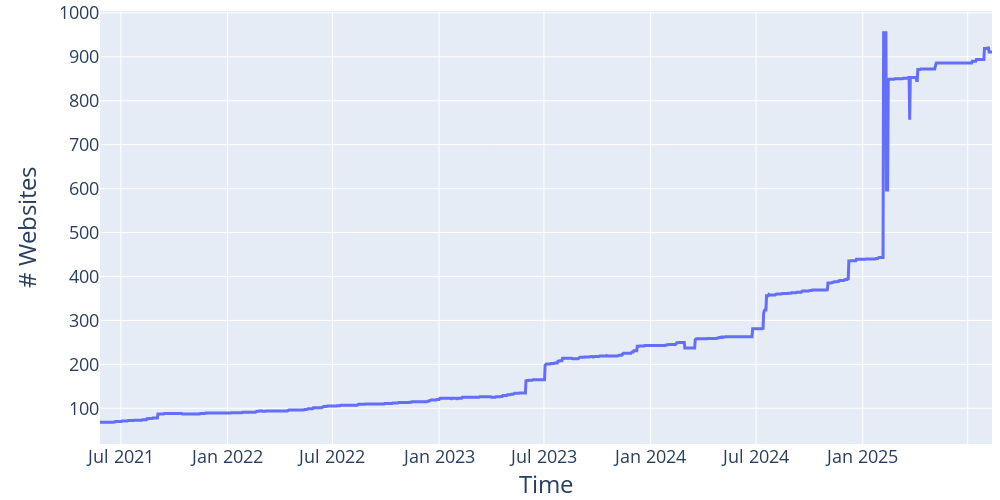

Notebook code for this chart:
### Code cell
d = []

day_values = {}
for file in sorted(os.listdir("../data/merged")):
    if not file.endswith(".json"):
        continue
    id = file.split(".")[0]
    dt = datetime.strptime(id, "%Y-%m-%d-%H-%M-%S")
    with open(f"../data/merged/{id}.json") as f:
        j = json.load(f)
        day_values[dt.date()] = len(j)

current_day = min(day_values)
end_day = max(day_values)
last_val = None

while current_day <= end_day:
    if current_day in day_values:
        last_val = day_values[current_day]
    if last_val is not None:
        d.append({"time": current_day.strftime("%Y-%m-%d"), "sites": last_val})
    current_day += timedelta(days=1)

df = pd.DataFrame(d)

fig = px.line(df, x="time", y="sites", line_shape="spline")

fig.update_traces(line_smoothing=0, line_width=3)
fig.update_layout(margin=dict(l=100, r=0, t=0, b=0), width=1000, height=500)
fig.update_xaxes(showticklabels=True, title_text="Time", title_font=dict(size=24), tickfont=dict(size=18))
fig.update_yaxes(showticklabels=True, title_text="# Websites", title_font=dict(size=24), tickfont=dict(size=18))

fig.show()
fig.write_image(f"./charts/{sid}_sites_by_time.pdf")

### Figure 1 — Plotly figure (JSON) as saved in the notebook; plotly's stock layout.template omitted (floating-point values rounded to 4 significant figures; data arrays with more than 128 entries replaced by an {"elided": "..."} marker saying what was removed)
{"data": [{"hovertemplate": "time=%{x}<br>sites=%{y}<extra></extra>", "legendgroup": "", "line": {"color": "#636efa", "dash": "solid", "shape": "spline", "smoothing": 0, "width": 3}, "marker": {"symbol": "circle"}, "mode": "lines", "name": "", "orientation": "v", "showlegend": false, "type": "scatter", "x": {"elided": "1540 str values"}, "xaxis": "x", "y": {"elided": "1540 int values"}, "yaxis": "y"}], "layout": {"height": 500, "legend": {"tracegroupgap": 0}, "margin": {"b": 0, "l": 100, "r": 0, "t": 0}, "width": 1000, "xaxis": {"anchor": "y", "domain": [0, 1], "showticklabels": true, "tickfont": {"size": 18}, "title": {"font": {"size": 24}, "text": "Time"}}, "yaxis": {"anchor": "x", "domain": [0, 1], "showticklabels": true, "tickfont": {"size": 18}, "title": {"font": {"size": 24}, "text": "# Websites"}}}}
